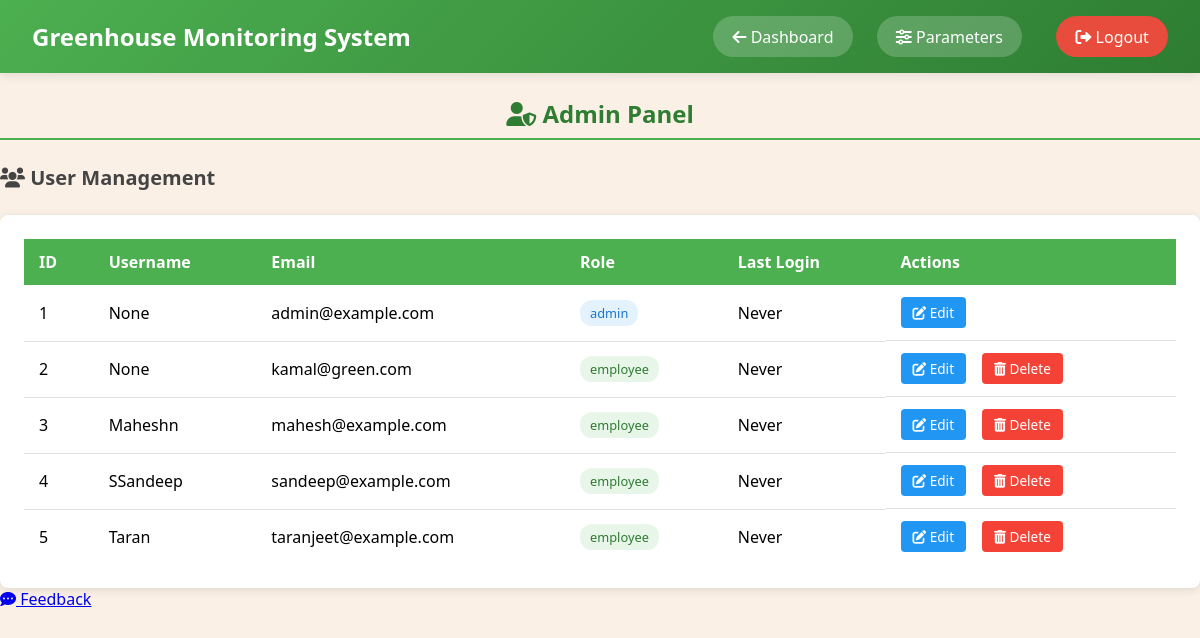
Page /admin/users (signed in) on the committed database.
### app/models.py (models this page shows, shortened)
class User(UserMixin, db.Model):
    __tablename__ = 'users'
    id = db.Column(db.Integer, primary_key=True)
    email = db.Column(db.String(70), unique=True, nullable=False)
    password = db.Column(db.String(150), nullable=False)
    username = db.Column(db.String(80), unique=True)
    role = db.Column(db.String(25), default='employee')
    assigned_greenhouses = db.relationship('GreenhouseAssignment', backref='employee', lazy=True)
    feedback = db.relationship('Feedback', backref='author', lazy=True)

### app/admin.py (the view)
@bp.route('/admin/users')
@login_required
def list_users():
    if current_user.role != 'admin':
        if request.accept_mimetypes.accept_json:
            return jsonify({"error": "Unauthorized"}), 403
        else:
            flash("You are not authorized to access this page.", "danger")
            return redirect(url_for('main.dashboard'))
    users = User.query.all()
    return render_template('admin/users.html', users=users)

### app/__init__.py (called while the page is built)
def create_app():
    app = Flask(__name__)
    csrf = CSRFProtect(app)
    app.config.from_object('config.Config')
    app.logger = setup_logger('greenhouse')
    db.init_app(app)
    migrate.init_app(app, db)
    login_manager.init_app(app)
    from . import models
    @login_manager.user_loader
    def load_user(user_id):
        return models.User.query.get(int(user_id))
    from .routes import bp as main_bp
    from .auth import bp as auth_bp
    from .admin import bp as admin_bp
    app.register_blueprint(main_bp)
    app.register_blueprint(auth_bp)
    app.register_blueprint(admin_bp)
    with app.app_context():
        from .utils.monitoring import insert_default_optimal_ranges
        insert_default_optimal_ranges()
    csrf.exempt(lambda request: request.method in {'GET', 'HEAD', 'OPTIONS', 'TRACE'})
    return app

### app/templates/admin/users.html (shortened to what this page needs)
{% extends "base.html" %}
{% block content %}
<nav class="navbar">
    <div class="nav-title">Greenhouse Monitoring System</div>
    <div class="nav-buttons">
        <a href="{{ url_for('main.dashboard') }}" class="nav-button">
            <i class="fas fa-arrow-left"></i> Dashboard
        </a>
        <a href="{{ url_for('admin.manage_parameters') }}" class="nav-button">
            <i class="fas fa-sliders-h"></i> Parameters
        </a>
        <a href="{{ url_for('auth.logout') }}" class="nav-button"
           style="background-color: #e74c3c; margin-left: 10px;">
            <i class="fas fa-sign-out-alt"></i> Logout
        </a>
    </div>
</nav>
<div class="admin-container">
    <div class="admin-panel-header">
        <h2><i class="fas fa-user-shield"></i> Admin Panel</h2>
    </div>
    <div class="admin-content">
        <h3 class="section-title"><i class="fas fa-users"></i> User Management</h3>
        <div class="table-container">
            <table class="admin-table">
                <thead>
                    <tr>
                        <th>ID</th>
                        <th>Username</th>
                        <th>Email</th>
                        <th>Role</th>
                        <th>Last Login</th>
                        <th>Actions</th>
                    </tr>
                </thead>
                <tbody>
                    {% for user in users %}
                    <tr>
                        <td>{{ user.id }}</td>
                        <td>{{ user.username or 'None' }}</td>
                        <td>{{ user.email }}</td>
                        <td>
                            <span class="role-pill role-{{ user.role }}">
                                {{ user.role }}
                            </span>
                        </td>
                        <td>{{ user.last_login_at.strftime('%Y-%m-%d %H:%M') if user.last_login_at else 'Never' }}</td>
                        <td class="actions">
                            <a href="#" class="btn-action btn-edit">
                                <i class="fas fa-edit"></i> Edit
                            </a>
                            {% if user.id != current_user.id %}
                            <a href="#" class="btn-action btn-delete">
                                <i class="fas fa-trash-alt"></i> Delete
                            </a>
                            {% endif %}
                        </td>
                    </tr>
                    {% endfor %}
                </tbody>
            </table>
        </div>
    </div>
</div>
{% endblock %}

### app/static/CSS/styles.css (style rules this page uses)
body { background-color: linen; font-family: 'Segoe UI', Tahoma, Geneva, Verdana, sans-serif; margin: 0; padding: 0; min-height: 100vh; }
.navbar { background: linear-gradient(135deg, #4CAF50 0%, #2E7D32 100%); padding: 1rem 2rem; box-shadow: 0 2px 10px rgba(0,0,0,0.1); display: flex; justify-content: space-between; align-items: center; color: white; }
.nav-title { color: white; font-size: 1.5rem; font-weight: 600; }
.nav-buttons { display: flex; gap: 1.5rem; }
.nav-button { background-color: rgba(255,255,255,0.2); color: white; border: none; padding: 0.6rem 1.2rem; border-radius: 25px; cursor: pointer; transition: all 0.3s ease; font-weight: 500; text-decoration: none; }
.table-container { overflow-x: auto; background: white; border-radius: 10px; box-shadow: 0 4px 12px rgba(0,0,0,0.08); padding: 1.5rem; }
.admin-panel-header { text-align: center; margin: 1.5rem 0; padding-bottom: 0.5rem; border-bottom: 2px solid #4CAF50; }
.admin-panel-header h2 { color: #2E7D32; display: inline-block; margin: 0; }
.table-container { background: white; border-radius: 8px; box-shadow: 0 2px 10px rgba(0,0,0,0.1); overflow: hidden; }
.admin-table { width: 100%; border-collapse: collapse; }
.admin-table th { background-color: #4CAF50; color: white; padding: 12px 15px; text-align: left; }
.admin-table td { padding: 12px 15px; border-bottom: 1px solid #e0e0e0; vertical-align: middle; }
.admin-table tr:last-child td { border-bottom: none; }
.role-pill { display: inline-block; padding: 4px 10px; border-radius: 12px; font-size: 0.8rem; font-weight: 500; }
.role-admin { background-color: #e3f2fd; color: #1976d2; }
.role-employee { background-color: #e8f5e9; color: #2E7D32; }
.btn-action { display: inline-block; padding: 6px 12px; border-radius: 4px; font-size: 0.85rem; margin-right: 8px; text-decoration: none; transition: all 0.2s; }
.btn-edit { background-color: #2196F3; color: white; }
.btn-delete { background-color: #f44336; color: white; }
.section-title { color: #444; margin-bottom: 1.5rem; font-size: 1.25rem; }
.actions { display: flex; gap: 0.5rem; }

### rows in the picture
User: id "1", username "None", email "admin@example.com", role "admin", last_login_at "Never"
User: id "2", username "None", email "kamal@green.com", role "employee", last_login_at "Never", shows "Delete"
User: id "3", username "Maheshn", email "mahesh@example.com", role "employee", last_login_at "Never", shows "Delete"
User: id "4", username "SSandeep", email "sandeep@example.com", role "employee", last_login_at "Never", shows "Delete"
User: id "5", username "Taran", email "taranjeet@example.com", role "employee", last_login_at "Never", shows "Delete"
